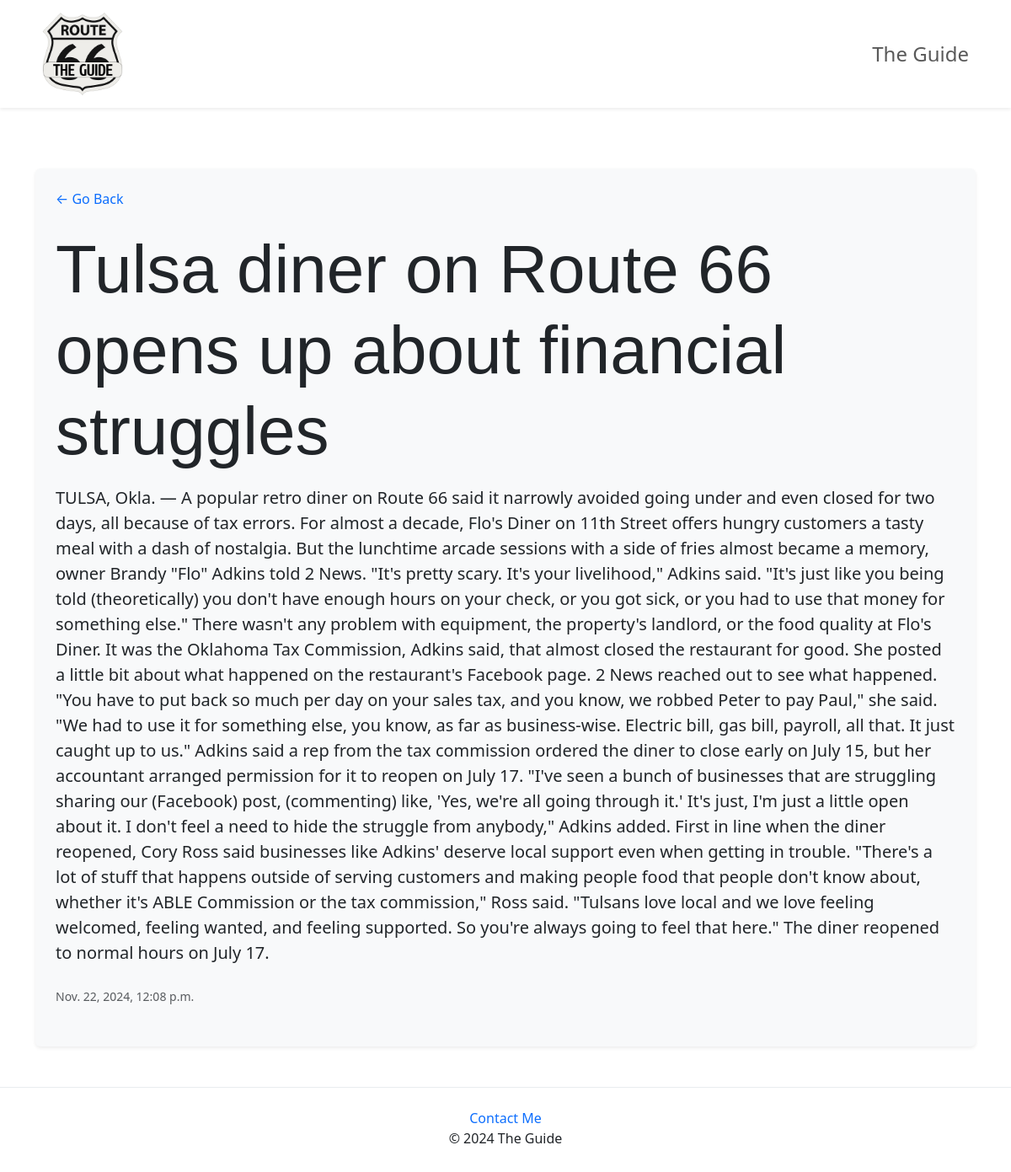
The app's page /news/3/, older data.
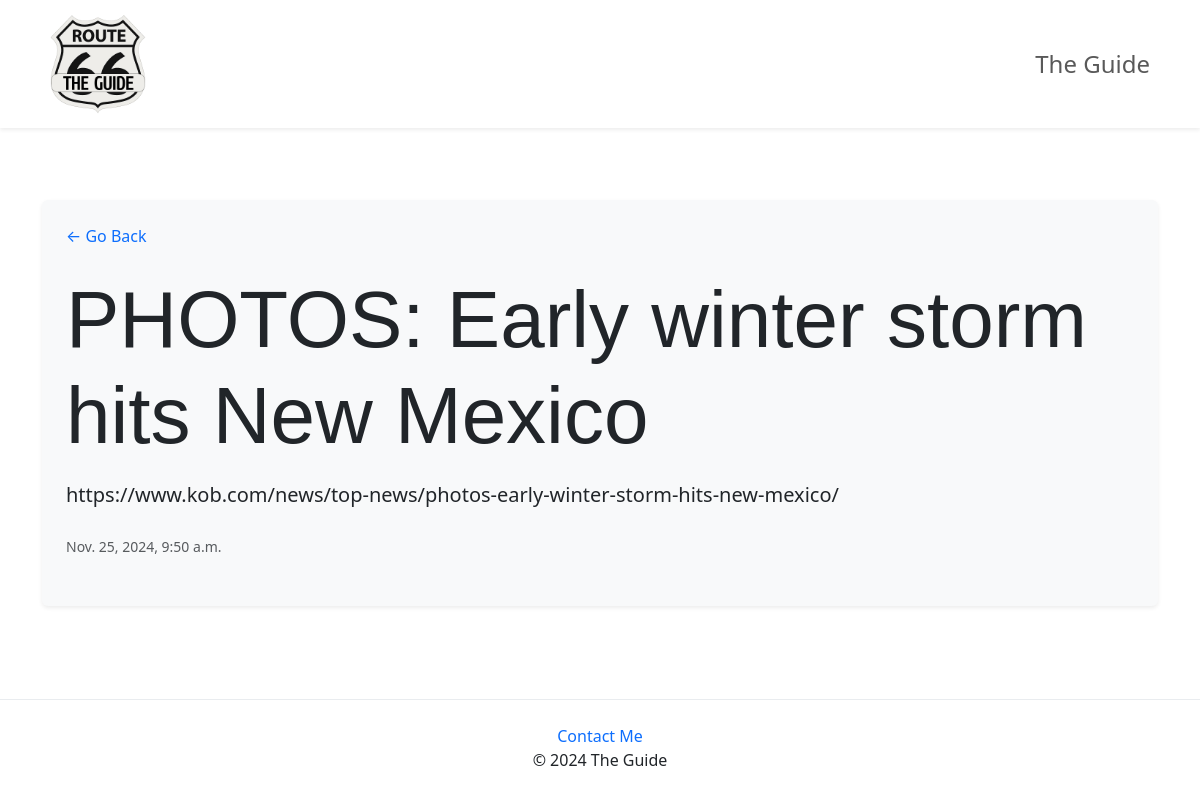
The same page, newer data.
### news/models.py (models this page shows)
class NewsEntry(models.Model):
    title = models.CharField(max_length=200)
    description = models.TextField()
    date = models.DateTimeField(auto_now_add=True)

### news/views.py (the view)
# urls.py: path('<int:news_id>/', views.detail, name='detail'),
def detail(request, news_id):
    selected_blog_post = get_object_or_404(NewsEntry, pk=news_id)
    return render(request, 'news/detail.html', {'new': selected_blog_post})

### news/templates/news/detail.html (shortened to what this page needs)
{% extends 'news/base.html' %}
{% block content %}
    <div class="container mt-4 bg-light text-dark p-4 rounded shadow-sm mb-5">
        <p><a href="{% url 'news:news' %}" class="text-decoration-none text-primary">&larr; Go Back</a></p>
        <h1 class="mt-4 mb-3">{{ new.title }}</h1>
        <p class="lead mb-4">{{ new.description }}</p>
        <p><small class="text-muted">{{ new.date }}</small></p>
    </div>
{% endblock %}

Row changes from the older to the newer data that the page shows:
changed NewsEntry: title "Tulsa diner on Route 66 opens up about financial struggles" → "PHOTOS: Early winter storm hits New Mexico"; description "TULSA, Okla. — A popular retro diner on Route 66 said it narrowly avoided going under and even closed for two days, all because of tax errors. For almost a decade, Flo's Diner on 11th Street offers hungry customers a tasty meal with a dash of nostalgia. But the lunchtime arcade sessions with a side of fries almost became a memory, owner Brandy \"Flo\" Adkins told 2 News. \"It's pretty scary. It's your livelihood,\" Adkins said. \"It's just like you being told (theoretically) you don't have enough hours on your check, or you got sick, or you had to use that money for something else.\" There wasn't any problem with equipment, the property's landlord, or the food quality at Flo's Diner. It was the…" → "https://www.kob.com/news/top-news/photos-early-winter-storm-hits-new-mexico/"; date "Nov. 22, 2024, 12:08 p.m." → "Nov. 25, 2024, 9:50 a.m."
